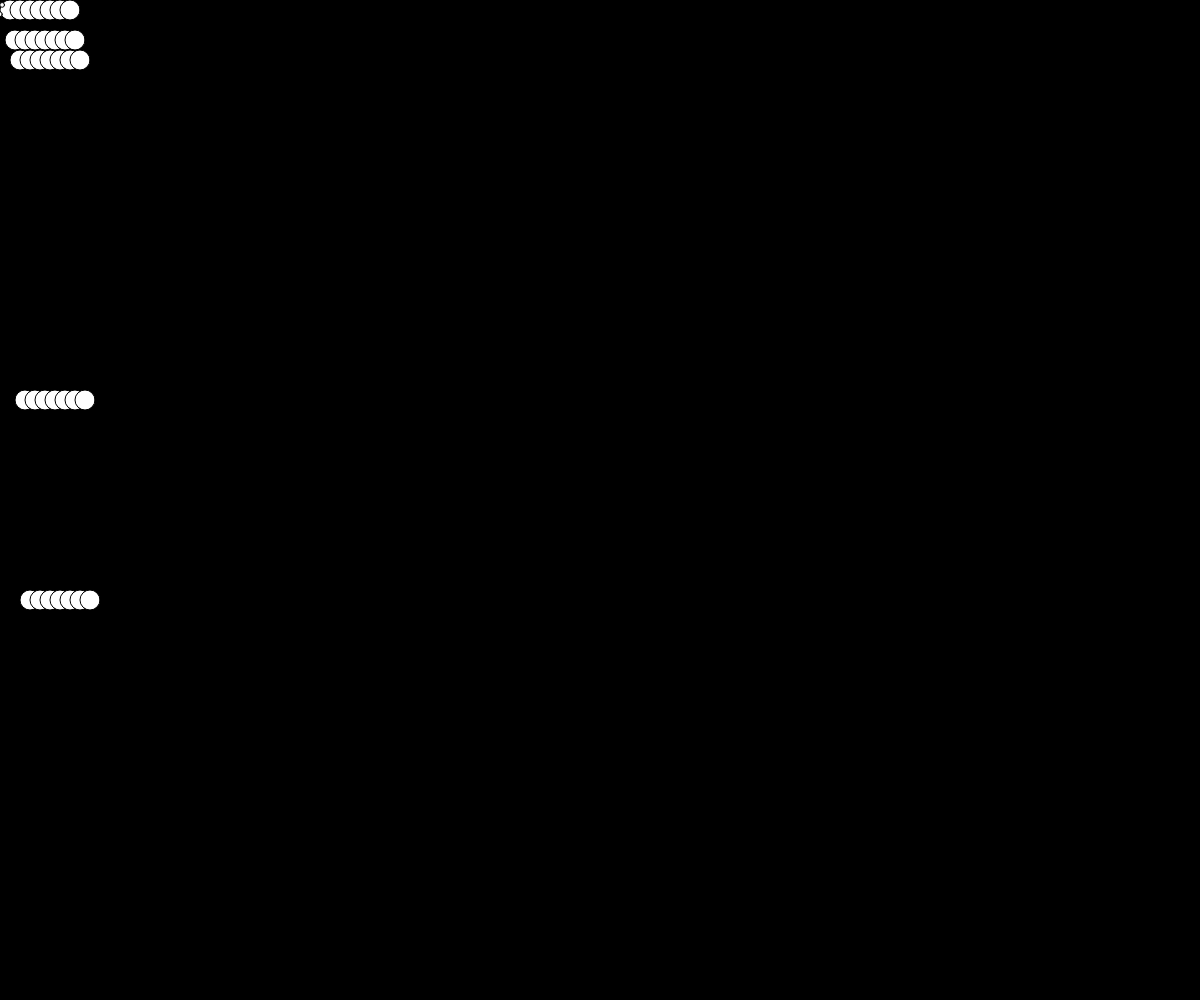
Frame 1 (no input)
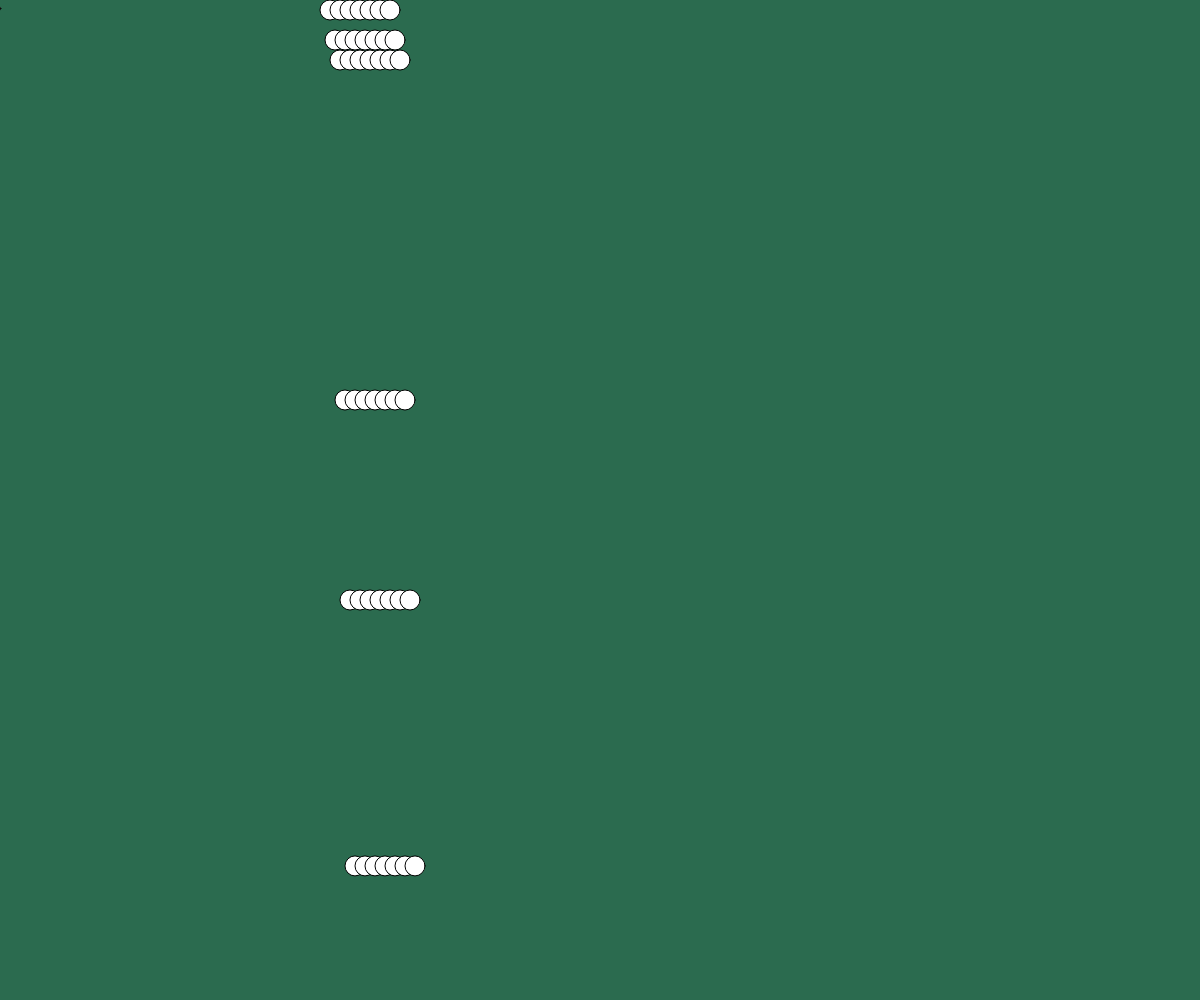
Frame 60 (no input)
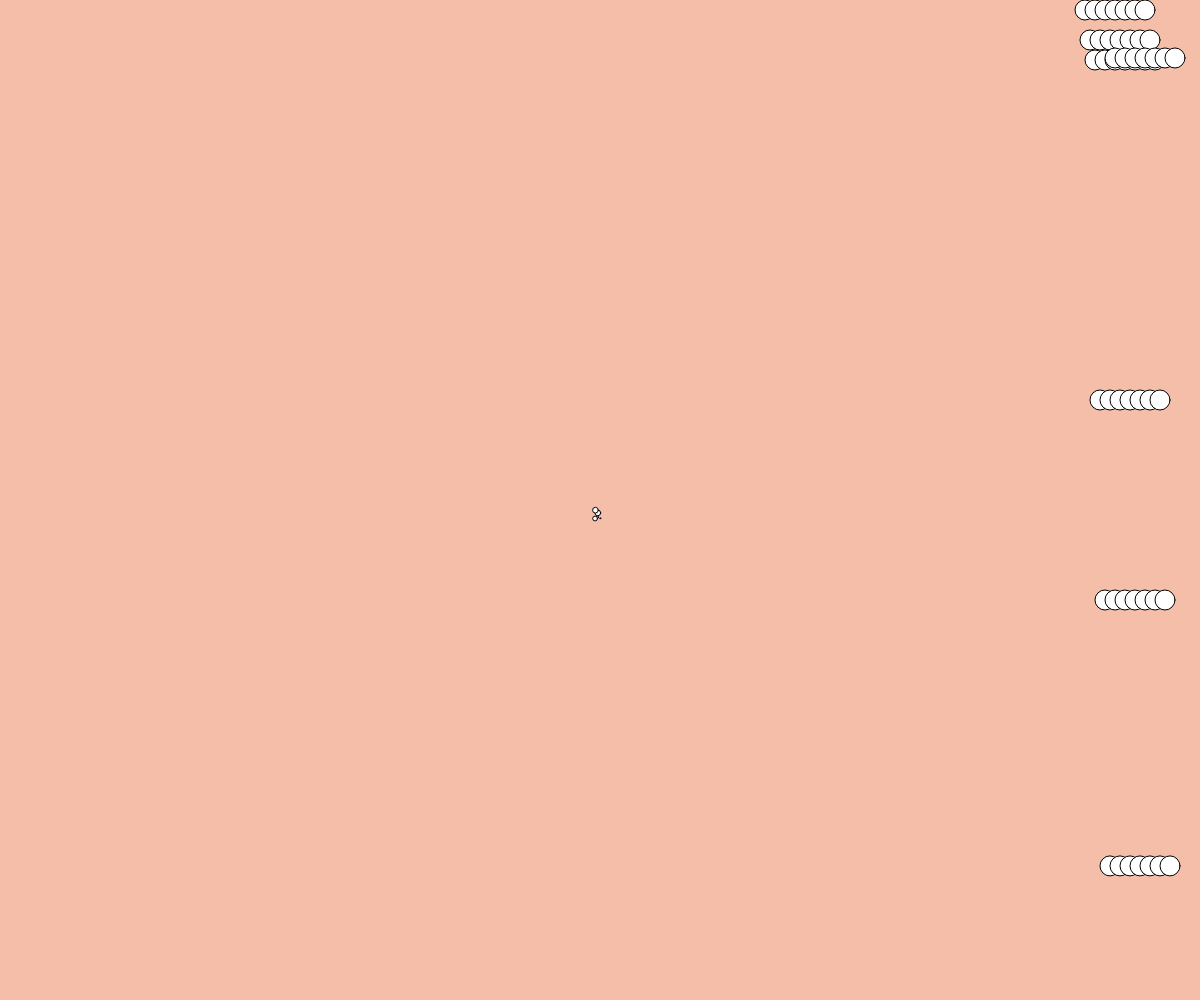
Frame 120 (the mouse pressed at the canvas centre since frame 60)

The p5.js sketch that drew these frames (run headless with seeded random() and noise() and a simulated clock; from frame 60 on, the mouse is pressed at the canvas centre):

// p5.js sketch
// ── sketch.js

// sets viariables
var x_point;
let y_points= [10,40,60,400,600];
let r = 0;
let g = 0;
let b =0;

function setup(){
  createCanvas(windowWidth,windowHeight);
  x_point=10;
  frameRate(20);
  noCursor();

}

function draw(){
  background(r,g,b);

  // here I iterate through the array to give a new y point to each caterpillar
  for(let idx = 0; idx< y_points.length; idx++){
    caterpillar(y_points[idx]);
  }

  check();
  snow(mouseX, mouseY);
}

// function creates a caterpillar of 7 circles
function caterpillar(y_point){
  for( var i=1; i<=7; i++){
    fill('white');
    ellipse(x_point,y_point,20);
    x_point+=10;
  }
  x_point-=65;
}

// thus function makes the cursor into moving dots
function snow(x,y){
  for(var i=1; i<= 5; i++){
    ellipse(mouseX+random(-5,5), mouseY+random(1,20),random(1,6));
  }
}

//this funtion checks the caterpillars. If there are too many, a few are taken
// from the array. If the caterpillar has reached the end of the screen, it is
// moved back to the beginning and the background color is changed. 
function check(){
  if (x_point>=windowWidth){
    x_point=0;
    y_points.push(random(0, windowWidth));
    r= random(255);
    g= random(255);
    b= random(255);
  }

  if (y_points.length>10){
    var num_one= random(0, y_points.length-1);
    var num_two= random(0, 3);
    y_points.splice(num_one,num_two);
  }
}
